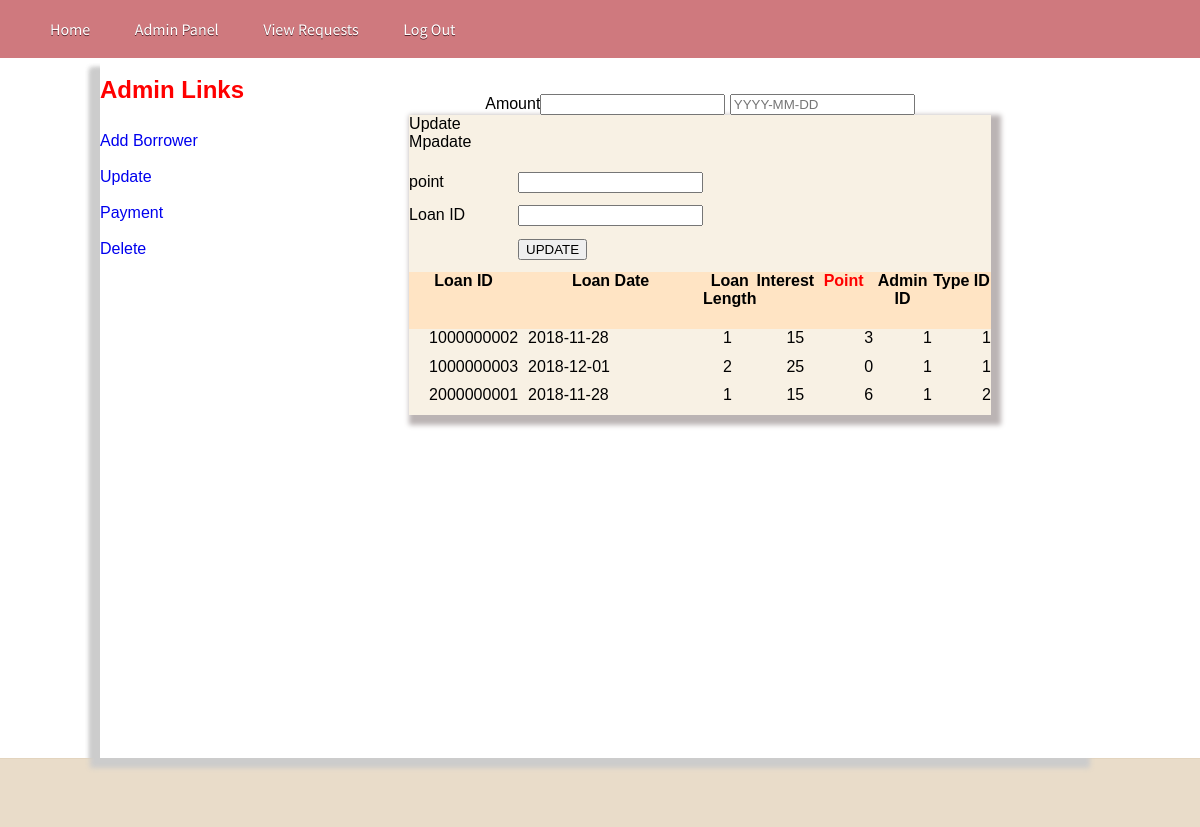
The page /Admin/updateborrower.php on the database its author committed.
### tables this page shows
CREATE TABLE `borrower` (
  `LoanID` int(10) NOT NULL,
  `LoanDate` date NOT NULL,
  `LoanLength` int(3) NOT NULL,
  `Interest` float NOT NULL,
  `Creditpoint` int(5) NOT NULL,
  `AdminID` int(11) NOT NULL,
  `TypeID` int(1) NOT NULL
);

### Admin/updateborrower.php (the view, shortened to what this page needs)
<!DOCTYPE html PUBLIC "-//W3C//DTD XHTML 1.0 Transitional//EN" "http://www.w3.org/TR/xhtml1/DTD/xhtml1-transitional.dtd">
<html xmlns="http://www.w3.org/1999/xhtml">
<head>
<link href="StyleSheet.css" rel="stylesheet" type="text/css" />
<link href="css/style.css" rel="stylesheet" type="text/css" media="all" />
<link href="css/flexslider.css" rel="stylesheet" type="text/css" media="all" />
</head>
<body>
<?php include('topbar.php'); ?>
    <center>
   <div style="width:1000px; height:700px; box-shadow:-10px 10px 5px #CCC">
       <div style="width:200px; float:left;">
       <?php include('left.php'); ?>
       </div>
       <div style="width:800px;float:left">
<br /><br />
<form method="post">
   <tr><td class="lefttd">Amount</td><td><input type="number" name="t4" required="required" pattern="[0-9]{2,6}" title="please enter only numbers " /></td></tr>
<table border="0" align="center" width="350" height="300px" class="shaddoww">
<tr><td class="lefttd" >Update Mpadate</td></tr><input type="text" name="t1"  placeholder="YYYY-MM-DD" required
pattern="(?:19|20)[0-9]{2}-(?:(?:0[1-9]|1[0-2])-(?:0[1-9]|1[0-9]|2[0-9])|(?:(?!02)(?:0[1-9]|1[0-2])-(?:30))|(?:(?:0[13578]|1[02])-31))"
title="Enter a date in this format YYYY-MM-DD"  required="required"/></td></tr>
<tr><td class="lefttd">point</td><td><input type="number" name="t2" required="required" pattern="[0-9]{1,3}" title="please enter only numbers " /></td></tr>
<tr><td class="lefttd">Loan ID</td><td><input type="number"  name="t3"    required="required"  /></td></tr> </td></tr>
<tr><td>&nbsp;</td><td><input type="submit" value="UPDATE" name="sbmt"></td></tr>
<?php
$cn=mysqli_connect("localhost","root","","microfinance");
$s="select * from borrower";
	$result=mysqli_query($cn,$s);
  require('borrowerview.php');
	while($data=mysqli_fetch_array($result))
	{
		echo"<tr><td  style=' padding-left:20px'>$data[0]</td><td  style=' padding-left:10px'>$data[1]</td><td  style=' padding-left:20px'>$data[2]</td><td  style=' padding-left:30px'>$data[3]</td><td  style=' padding-left:50px'>$data[4]</td><td  style=' padding-left:50px'>$data[5]</td><td  style=' padding-left:50px'>$data[6]</td>
                	</tr>";
	}
?>
</table>
</form>
       </div>
   </div>
    </center>
<?php include('bottom.php'); ?>
</body>
</html>

### StyleSheet.css (style rules this page uses)
.shaddoww { background-color:#f8f1e4; box-shadow:5px 5px 5px 5px #bbb4b4; }

### Admin/css/style.css (style rules this page uses)
html,body,div,span,applet,object,iframe,h1,h2,h3,h4,h5,h6,p,blockquote,pre,a,abbr,acronym,address,big,cite,code,del,dfn,em,img,ins,kbd,q,s,samp,small,strike,strong,sub,sup,tt,var,b,u,i,dl,dt,dd,ol,nav ul,nav li,fieldset,form,label,legend,table,caption,tbody,tfoot,thead,tr,th,td,article,aside,canvas,details,embed,figure,figcaption,footer,header,hgroup,menu,nav,output,ruby,section,summary,time,mark,audio,video { margin:0;padding:0;border:0;font-size:100%;font:inherit;vertical-align:baseline; }
table { border-collapse:collapse;border-spacing:0; }
body { font-family: Arial, Geneva,Helvetica, sans-serif; font-size: 100%; }

### rows shown on the page
borrower: LoanID "1000000002", LoanDate "2018-11-28", LoanLength "1", Interest "15", Creditpoint "3", AdminID "1", TypeID "1"
borrower: LoanID "1000000003", LoanDate "2018-12-01", LoanLength "2", Interest "25", Creditpoint "0", AdminID "1", TypeID "1"
borrower: LoanID "2000000001", LoanDate "2018-11-28", LoanLength "1", Interest "15", Creditpoint "6", AdminID "1", TypeID "2"
